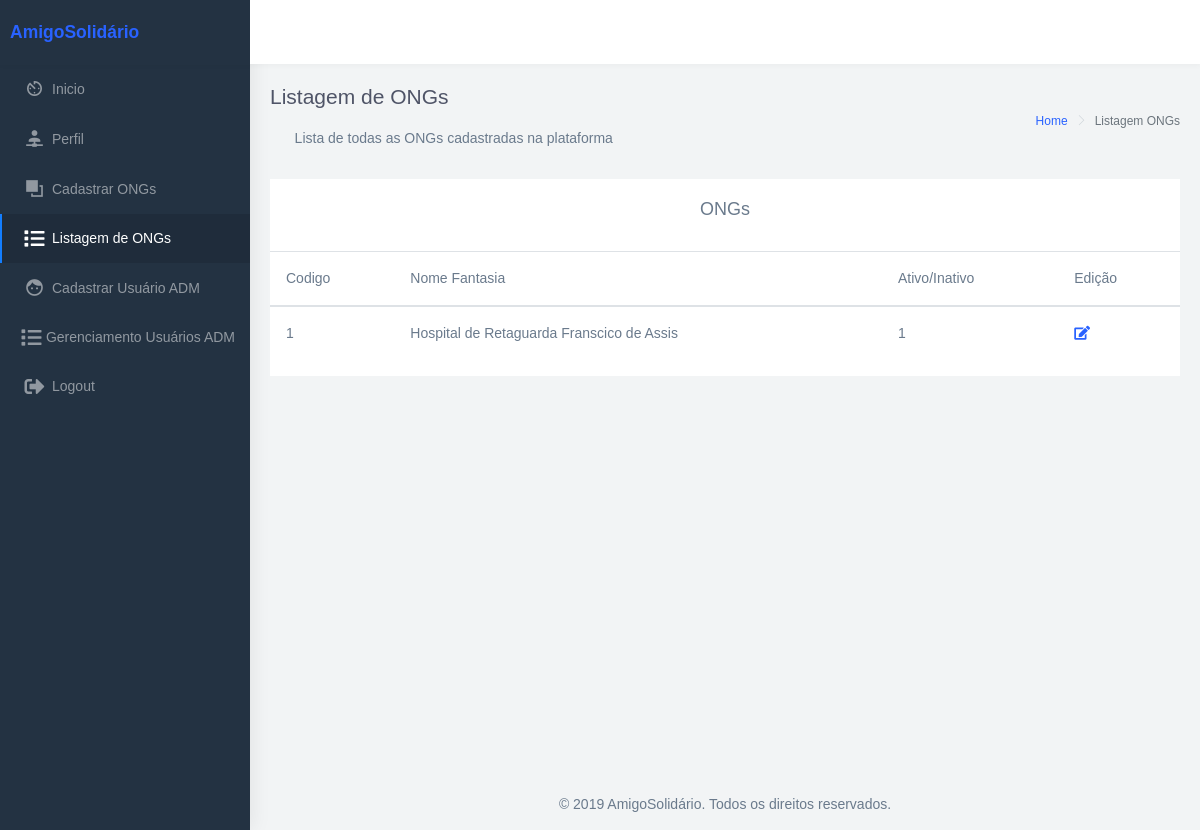
/admin/app/ltr/tabelaONGs.php (signed in), run on the app's committed database.
### tables this page shows
CREATE TABLE `ong`(
    `id`            INTEGER PRIMARY KEY AUTO_INCREMENT,
    `nome_fantasia` VARCHAR(255),
    `ano_fundacao`  YEAR,
    `descricao`     TEXT,
    `ativo`         BOOLEAN,
    `imagem_principal`   VARCHAR(255),
    `imagem_secundaria`  VARCHAR(255),
    `video`         VARCHAR(255), 
    `endereco`      VARCHAR(255),
    `email` VARCHAR(100),
    `telefone` VARCHAR(30),
    `celular` VARCHAR(30)
);

### admin/app/ltr/tabelaONGs.php (the view, shortened to what this page needs)
<?php
  require_once("connection.php");
  $ongs = "SELECT * FROM ONG;";
  $query = $conecta->query($ongs);
?>
<!DOCTYPE html>
<html dir="ltr" lang="en">
<head>
    <link href="../../dist/css/style.min.css" rel="stylesheet">
    <link rel="stylesheet" href="https://use.fontawesome.com/releases/v5.8.2/css/all.css">
</head>
<body>
    <div id="main-wrapper" data-navbarbg="skin6" data-theme="light" data-layout="vertical" data-sidebartype="full" data-boxed-layout="full">
        <header class="topbar" data-navbarbg="skin6">
            <nav class="navbar top-navbar navbar-expand-md navbar-light">
                <div class="navbar-header" data-logobg="skin5">
                    <div class="navbar-brand">
                        <a href="indexAdm.php" class="logo">
                            <b class="logo-icon">AmigoSolidário</b>
                        </a>
                    </div>
                </div>
            </nav>
        </header>
        <aside class="left-sidebar" data-sidebarbg="skin5">
            <div class="scroll-sidebar">
                <nav class="sidebar-nav">
                    <ul id="sidebarnav">
                        <li class="sidebar-item">
                            <a class="sidebar-link waves-effect waves-dark sidebar-link" href="indexAdm.php" aria-expanded="false">
                                <i class="mdi mdi-av-timer"></i>
                                <span class="hide-menu">Inicio</span>
                            </a>
                        </li>
                        <li class="sidebar-item">
                            <a class="sidebar-link waves-effect waves-dark sidebar-link" href="perfil.php" aria-expanded="false">
                                <i class="mdi mdi-account-network"></i>
                                <span class="hide-menu">Perfil</span>
                            </a>
                        </li>
                         <li class="sidebar-item">
                            <a class="sidebar-link waves-effect waves-dark sidebar-link" href="cadastrarOng.php" aria-expanded="false">
                                <i class="mdi mdi-arrange-bring-forward"></i>
                                <span class="hide-menu">Cadastrar ONGs</span>
                            </a>
                        </li>
                        <li class="sidebar-item">
                            <a class="sidebar-link waves-effect waves-dark sidebar-link" href="tabelaONGs.php" aria-expanded="false">
                                <i class="fas fa-list"></i>
                                <span class="hide-menu">Listagem de ONGs</span>
                            </a>
                        </li>
                        <li class="sidebar-item">
                            <a class="sidebar-link waves-effect waves-dark sidebar-link" href="cadastrarUser.php" aria-expanded="false">
                                <i class="mdi mdi-face"></i>
                                <span class="hide-menu">Cadastrar Usuário ADM</span>
                            </a>
                        </li>
                        <li class="sidebar-item">
                            <a class="sidebar-link waves-effect waves-dark sidebar-link" href="listUsers.php" aria-expanded="false">
                                <i class="fas fa-list"></i>
                                <span class="hide-menu">Gerenciamento Usuários ADM</span>
                            </a>
                        </li>
                        <li class="sidebar-item">
                            <a class="sidebar-link waves-effect waves-dark sidebar-link" href="logout.php" aria-expanded="false" >
                                <i class="fas fa-sign-out-alt"></i>
                                <span class="hide-menu">Logout</span>
                            </a>
                        </li>
                    </ul>
                </nav>
            </div>
        </aside>
        <div class="page-wrapper">
            <div class="page-breadcrumb">
                <div class="row">
                    <div class="col-5 align-self-center">
                        <h4 class="page-title">Listagem de ONGs</h4>
                        <br>
                        <h6 class="card-title text-center">Lista de todas as ONGs cadastradas na plataforma</h6>
                    </div>
                    <div class="col-7 align-self-center">
                        <div class="d-flex align-items-center justify-content-end">
                            <nav aria-label="breadcrumb">
                                <ol class="breadcrumb">
                                    <li class="breadcrumb-item">
                                        <a href="#">Home</a>
                                    </li>
                                    <li class="breadcrumb-item active" aria-current="page">Listagem ONGs</li>
                                </ol>
                            </nav>
                        </div>
                    </div>
                </div>
            </div>
            <div class="container-fluid">
                <div class="row">
                    <div class="col-12">
                        <div class="card">
                            <div class="card-body">
                                <h4 class="card-title text-center">ONGs</h4>
                            </div>
                            <div class="table-responsive">
                                <table class="table table-hover">
                                    <thead>
                                        <tr>
                                            <th scope="col">Codigo</th>
                                            <th scope="col">Nome Fantasia</th>
                                            <th scope="col">Ativo/Inativo</th>
                                            <th scope="col">Edição</th>
                                        </tr>
                                    </thead>
                                    <tbody>
                                        <?php
                                        while($listOng = mysqli_fetch_assoc($query)){ ?>
                                            <tr>
                                                <th scope="row"><?php echo $listOng['id'] ?></th>
                                                <td><?php echo $listOng['nome_fantasia'] ?></td>
                                                <td><?php echo $listOng['ativo'] ?></td>
                                                <td><a href="editarOng.php?id=<?= $listOng['id']?>"> <i class="fas fa-edit"></i></a></td>
                                            </tr>
                                            <?php } ?>
                                    </tbody>
                                </table>
                            </div>
                        </div>
                    </div>
                </div>
            </div>
            <footer class="footer text-center">
                © 2019 AmigoSolidário. Todos os direitos reservados.
            </footer>
        </div>
    </div>
</body>
</html>

### data on the page
ong: id "1", nome_fantasia "Hospital de Retaguarda Franscico de Assis", ativo "1"
